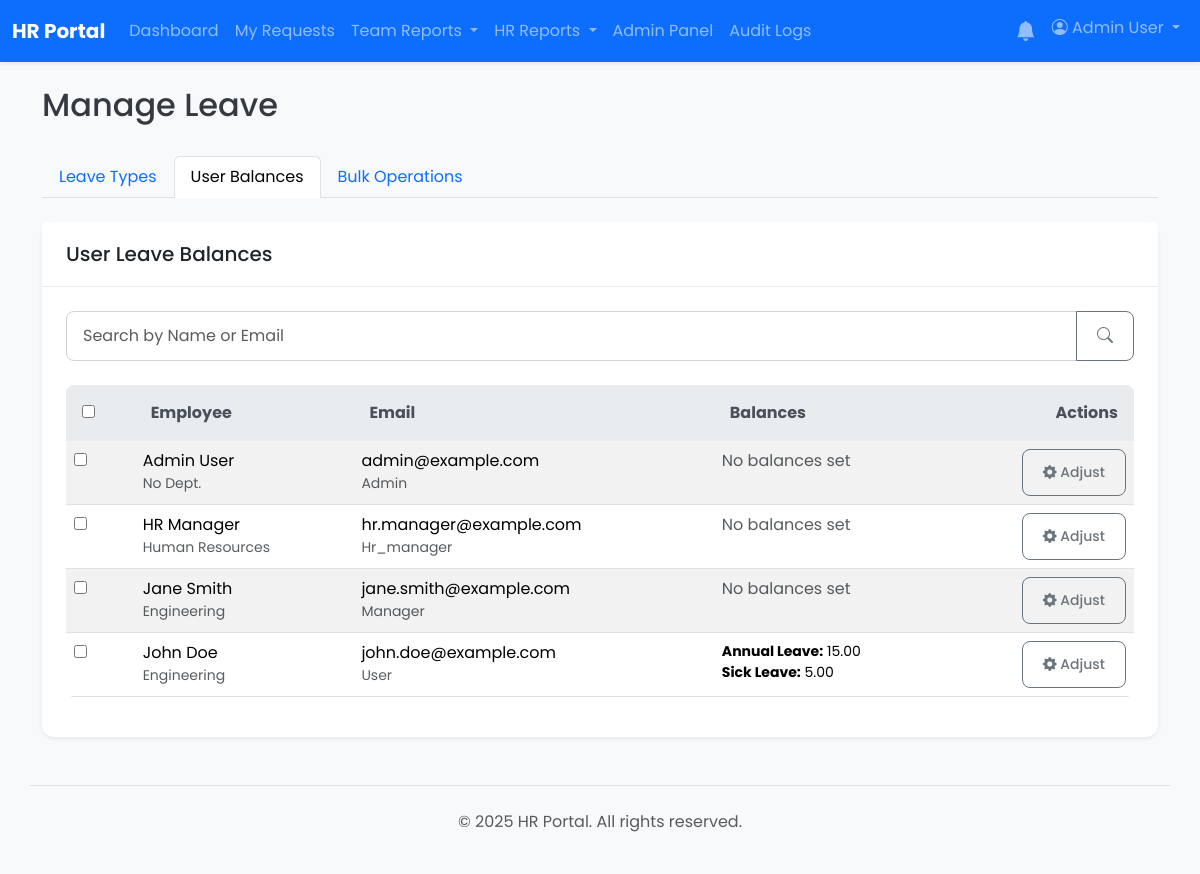
Before: /admin/leave_management.php?action=list_users (signed in) with the older database file.
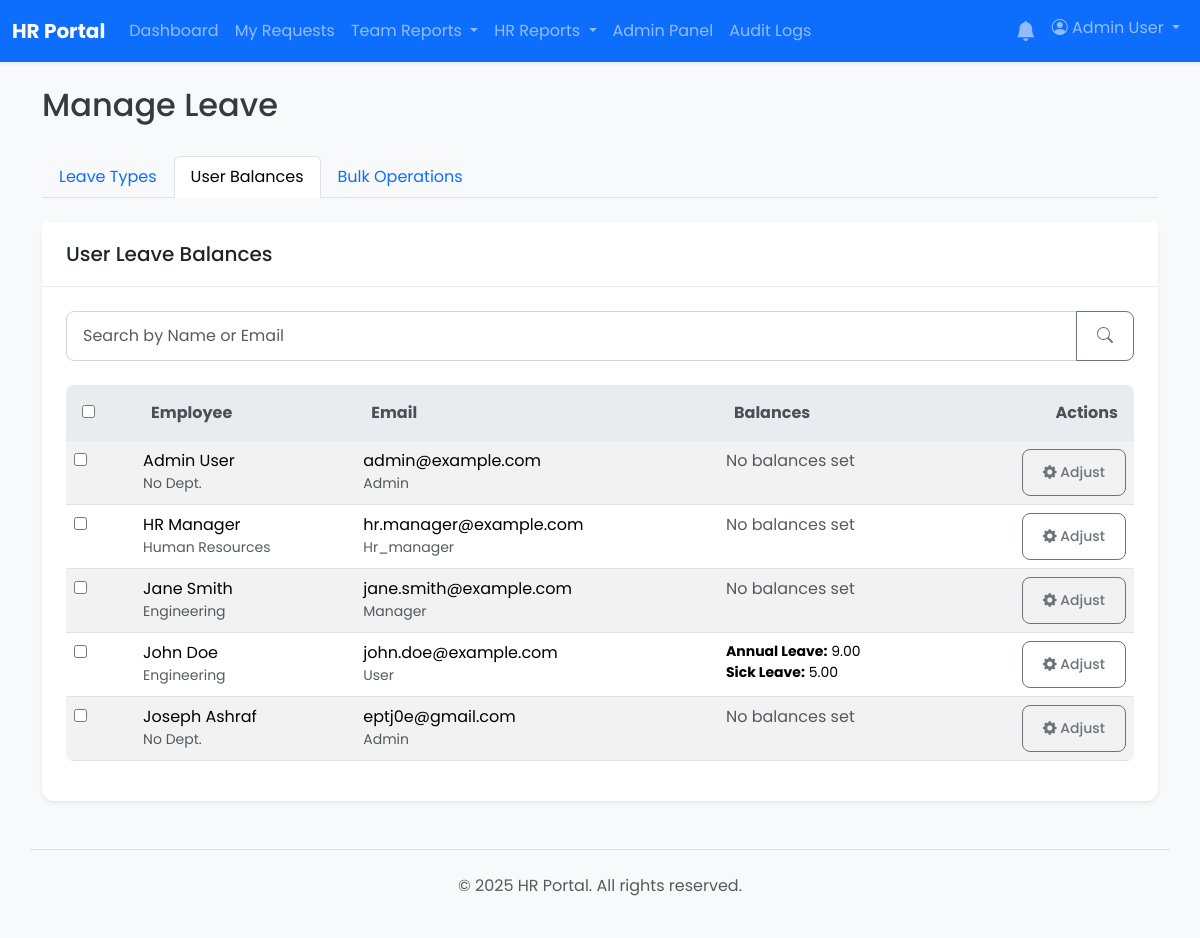
After: the same page with the newer database file.
### tables this page shows
CREATE TABLE `users` (
  `id` int(11) NOT NULL,
  `employee_code` varchar(50) DEFAULT NULL,
  `full_name` varchar(255) NOT NULL,
  `email` varchar(255) NOT NULL,
  `password` varchar(255) NOT NULL,
  `role` enum('user','manager','hr','hr_manager','admin') NOT NULL DEFAULT 'user',
  `department_id` int(11) DEFAULT NULL,
  `direct_manager_id` int(11) DEFAULT NULL,
  `must_change_password` tinyint(1) NOT NULL DEFAULT 0
);

CREATE TABLE `departments` (
  `id` int(11) NOT NULL,
  `name` varchar(255) NOT NULL
);

### admin/leave_management.php (the view, shortened to what this page needs)
<?php
require_once __DIR__ . '/../app/core/database.php';
$action = $_GET['action'] ?? 'list_types';
$id = $_GET['id'] ?? null;
include __DIR__ . '/../app/templates/header.php';
$users_with_balances = [];
if ($action === 'list_users' || ($action === 'manage_user_balances' && $id)) {
    $sql_users = "
        SELECT u.id AS user_id, u.full_name, u.email, u.role, d.name AS department_name,
               GROUP_CONCAT(CONCAT(lt.name, ':', lb.balance_days) ORDER BY lt.name SEPARATOR ';') AS balances_str
        FROM users u
        LEFT JOIN departments d ON u.department_id = d.id
        LEFT JOIN leave_balances lb ON u.id = lb.user_id AND lb.balance_days IS NOT NULL
        LEFT JOIN leave_types lt ON lb.leave_type_id = lt.id AND lt.is_active = 1
    ";
    $sql_params = [];
    $sql_users .= " GROUP BY u.id, u.full_name, u.email, u.role, d.name ORDER BY u.full_name ASC";
    $stmt_users = $pdo->prepare($sql_users);
    $stmt_users->execute($sql_params);
    $users_data = $stmt_users->fetchAll();
    foreach ($users_data as $user) {
        $user_id = $user['user_id'];
        $users_with_balances[$user_id] = [
            'id' => $user['user_id'],
            'full_name' => $user['full_name'],
            'email' => $user['email'],
            'role' => $user['role'],
            'department_name' => $user['department_name'],
            'balances' => []
        ];
        if ($user['balances_str']) {
            foreach (explode(';', $user['balances_str']) as $balance_pair) {
                list($type_name, $balance) = explode(':', $balance_pair);
                $users_with_balances[$user_id]['balances'][$type_name] = $balance;
            }
        }
    }
}
?>
<div class="d-flex justify-content-between align-items-center mb-4">
    <h1 class="h2">Manage Leave</h1>
</div>
<ul class="nav nav-tabs mb-4">
    <li class="nav-item"><a class="nav-link <?= in_array($action, ['list_types', 'add_type', 'edit_type']) ? 'active' : '' ?>" href="?action=list_types">Leave Types</a></li>
    <li class="nav-item"><a class="nav-link <?= in_array($action, ['list_users', 'manage_user_balances']) ? 'active' : '' ?>" href="?action=list_users">User Balances</a></li>
    <li class="nav-item"><a class="nav-link <?= $action === 'bulk_operations' ? 'active' : '' ?>" href="?action=bulk_operations">Bulk Operations</a></li>
</ul>
<?php if ($action === 'list_users'): ?>
    <div class="card shadow-sm">
        <div class="card-header"><h2 class="h5 mb-0">User Leave Balances</h2></div>
        <div class="card-body">
            <form action="leave_management.php" method="get" class="mb-4"><input type="hidden" name="action" value="list_users">
                <div class="input-group"><input type="text" class="form-control" placeholder="Search by Name or Email" name="search" value="<?= htmlspecialchars($_GET['search'] ?? '') ?>"><button class="btn btn-outline-secondary" type="submit"><i class="bi bi-search"></i></button></div>
            </form>
            <form action="leave_management.php" method="post">
                <div class="table-responsive">
                    <table class="table table-striped table-hover">
                        <thead class="table-light"><tr><th><input type="checkbox" id="select_all_users"></th><th>Employee</th><th>Email</th><th>Balances</th><th class="text-end">Actions</th></tr></thead>
                        <tbody>
                            <?php if (empty($users_with_balances)): ?><tr><td colspan="5" class="text-center text-muted">No users found.</td></tr>
                            <?php else: foreach ($users_with_balances as $user): ?>
                                <tr>
                                    <td><input type="checkbox" name="user_ids[]" value="<?= $user['id'] ?>" class="user-checkbox"></td>
                                    <td><?= htmlspecialchars($user['full_name']) ?> <small class="text-muted d-block"><?= htmlspecialchars($user['department_name'] ?? 'No Dept.') ?></small></td>
                                    <td><?= htmlspecialchars($user['email']) ?> <small class="text-muted d-block"><?= ucfirst(htmlspecialchars($user['role'])) ?></small></td>
                                    <td><?php if (empty($user['balances'])): ?><span class="text-muted">No balances set</span><?php else: ?><ul class="list-unstyled mb-0 small"><?php foreach ($user['balances'] as $type_name => $balance_days): ?><li><strong><?= htmlspecialchars($type_name) ?>:</strong> <?= htmlspecialchars(number_format($balance_days, 2)) ?></li><?php endforeach; ?></ul><?php endif; ?></td>
                                    <td class="text-end"><a href="?action=manage_user_balances&id=<?= $user['id'] ?>" class="btn btn-sm btn-outline-secondary"><i class="bi bi-gear-fill"></i> Adjust</a></td>
                                </tr>
                            <?php endforeach; endif; ?>
                        </tbody>
                    </table>
                </div>
            </form>
        </div>
    </div>
<?php endif; ?>
<?php
include __DIR__ . '/../app/templates/footer.php';
?>

Changed rows visible on the page:
added users: full_name "Joseph Ashraf", department_name "No Dept.", email "eptj0e@gmail.com", role "Admin", shows "No balances set"
Other visible differences:
new list line: "Annual Leave : 9.00"
list line gone: "Annual Leave : 15.00"
